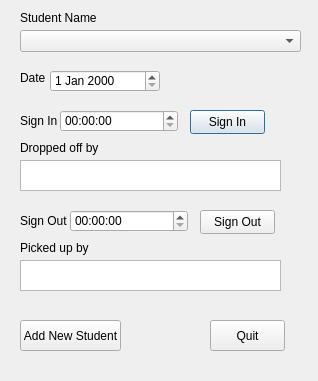
<?xml version="1.0" encoding="UTF-8"?>
<ui version="4.0">
 <class>RollSheet</class>
 <widget class="QDialog" name="RollSheet">
  <property name="geometry">
   <rect>
    <x>0</x>
    <y>0</y>
    <width>318</width>
    <height>381</height>
   </rect>
  </property>
  <property name="windowTitle">
   <string>Roll Sheet</string>
  </property>
  <widget class="QComboBox" name="comboBoxStudentName">
   <property name="geometry">
    <rect>
     <x>20</x>
     <y>30</y>
     <width>281</width>
     <height>22</height>
    </rect>
   </property>
  </widget>
  <widget class="QLabel" name="label">
   <property name="geometry">
    <rect>
     <x>20</x>
     <y>10</y>
     <width>91</width>
     <height>16</height>
    </rect>
   </property>
   <property name="text">
    <string>Student Name</string>
   </property>
  </widget>
  <widget class="QLabel" name="label_2">
   <property name="geometry">
    <rect>
     <x>20</x>
     <y>70</y>
     <width>49</width>
     <height>16</height>
    </rect>
   </property>
   <property name="text">
    <string>Date</string>
   </property>
  </widget>
  <widget class="QDateEdit" name="dateEdit">
   <property name="geometry">
    <rect>
     <x>50</x>
     <y>70</y>
     <width>110</width>
     <height>22</height>
    </rect>
   </property>
  </widget>
  <widget class="QLabel" name="label_3">
   <property name="geometry">
    <rect>
     <x>20</x>
     <y>110</y>
     <width>49</width>
     <height>21</height>
    </rect>
   </property>
   <property name="text">
    <string>Sign In</string>
   </property>
  </widget>
  <widget class="QLabel" name="label_4">
   <property name="geometry">
    <rect>
     <x>20</x>
     <y>210</y>
     <width>49</width>
     <height>21</height>
    </rect>
   </property>
   <property name="text">
    <string>Sign Out</string>
   </property>
  </widget>
  <widget class="QTimeEdit" name="timeInEdit">
   <property name="geometry">
    <rect>
     <x>60</x>
     <y>110</y>
     <width>118</width>
     <height>22</height>
    </rect>
   </property>
   <property name="accelerated">
    <bool>true</bool>
   </property>
  </widget>
  <widget class="QTimeEdit" name="timeOutEdit">
   <property name="geometry">
    <rect>
     <x>70</x>
     <y>210</y>
     <width>118</width>
     <height>22</height>
    </rect>
   </property>
  </widget>
  <widget class="QPushButton" name="btnSignIn">
   <property name="geometry">
    <rect>
     <x>190</x>
     <y>110</y>
     <width>75</width>
     <height>24</height>
    </rect>
   </property>
   <property name="text">
    <string>Sign In</string>
   </property>
  </widget>
  <widget class="QPushButton" name="btnSignOut">
   <property name="geometry">
    <rect>
     <x>200</x>
     <y>210</y>
     <width>75</width>
     <height>24</height>
    </rect>
   </property>
   <property name="text">
    <string>Sign Out</string>
   </property>
  </widget>
  <widget class="QPushButton" name="btnAddStudent">
   <property name="geometry">
    <rect>
     <x>20</x>
     <y>320</y>
     <width>101</width>
     <height>31</height>
    </rect>
   </property>
   <property name="text">
    <string>Add New Student</string>
   </property>
  </widget>
  <widget class="QTextEdit" name="textParentInEdit">
   <property name="geometry">
    <rect>
     <x>20</x>
     <y>160</y>
     <width>261</width>
     <height>31</height>
    </rect>
   </property>
  </widget>
  <widget class="QTextEdit" name="textParentOutEdit">
   <property name="geometry">
    <rect>
     <x>20</x>
     <y>260</y>
     <width>261</width>
     <height>31</height>
    </rect>
   </property>
  </widget>
  <widget class="QPushButton" name="btnQuit">
   <property name="geometry">
    <rect>
     <x>210</x>
     <y>320</y>
     <width>75</width>
     <height>31</height>
    </rect>
   </property>
   <property name="text">
    <string>Quit</string>
   </property>
  </widget>
  <widget class="QLabel" name="label_5">
   <property name="geometry">
    <rect>
     <x>20</x>
     <y>140</y>
     <width>91</width>
     <height>16</height>
    </rect>
   </property>
   <property name="text">
    <string>Dropped off by</string>
   </property>
  </widget>
  <widget class="QLabel" name="label_6">
   <property name="geometry">
    <rect>
     <x>20</x>
     <y>240</y>
     <width>101</width>
     <height>16</height>
    </rect>
   </property>
   <property name="text">
    <string>Picked up by</string>
   </property>
  </widget>
 </widget>
 <resources/>
 <connections/>
</ui>
